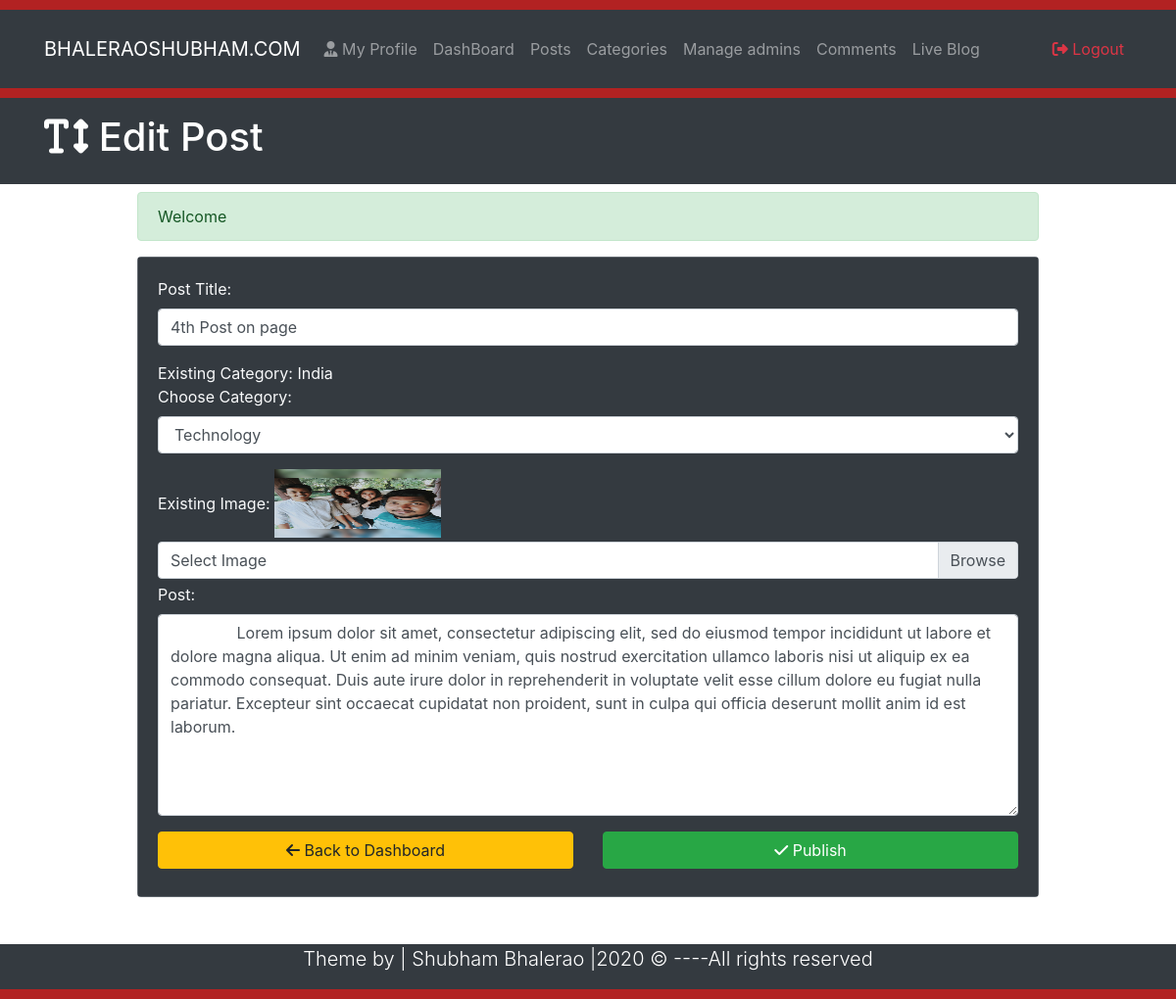
Screenshot of /EditPost.php?id=15 (signed in) with the database file from the repository.
### tables this page shows
CREATE TABLE `posts` (
  `id` int(10) NOT NULL,
  `datetime` varchar(50) NOT NULL,
  `title` varchar(300) NOT NULL,
  `category` varchar(50) NOT NULL,
  `author` varchar(50) NOT NULL,
  `image` varchar(50) NOT NULL,
  `post` varchar(10000) NOT NULL
);

### EditPost.php (the view, shortened to what this page needs)
  <?php
  require_once("Includes/Sessions.php"); ?>
<?php
$SarchQueryParameter = $_GET['id'];
 ?>
<!DOCTYPE html>
<html lang="en" >
  <head>
    <link rel="stylesheet" href="https://stackpath.bootstrapcdn.com/bootstrap/4.5.0/css/bootstrap.min.css">
    <link rel="stylesheet" href="Css/Styles.css">
  </head>
  <body>
            <div style="height:10px; background:#B22222">
            </div>
  <nav class="navbar navbar-expand-lg navbar-dark bg-dark">
    <div class="container" >
      <a href="#" class="navbar-brand"> BHALERAOSHUBHAM.COM </a>
          <div class="collapse navbar-collapse" id="navbarcollapseCMS">
        <ul class="navbar-nav  mr-auto">
           <li class="nav-item">
               <a href="MyProfile.php" class="nav-link"> <i class="fas fa-user-tie"></i> My Profile</a>
           </li>
           <li class="nav-item">
               <a href="Dashboard.php" class="nav-link"> DashBoard</a>
           </li>
           <li class="nav-item">
               <a href="Posts.php" class="nav-link"> Posts </a>
           </li>
           <li class="nav-item">
               <a href="Categories.php" class="nav-link"> Categories </a>
           </li>
           <li class="nav-item">
               <a href="Admins.php" class="nav-link"> Manage admins </a>
           </li>
           <li class="nav-item">
               <a href="Comments.php" class="nav-link"> Comments </a>
           </li>
           <li class="nav-item">
               <a href="Blog.php?page=1" class="nav-link"> Live Blog </a>
           </li>
        </ul>
        <ul class="navbar-nav ml-auto">
            <li class="nav-item"><a href="Logout.php" class="nav-link text-danger"><i class="fas fa-sign-out-alt"></i> Logout</a></li>
        </ul>
          </div>
    </div>
  </nav>
  <div style="height:10px; background:#B22222">
  </div>
<header class="bg-dark text-white py-3">
  <div class="container">
    <div class="row">
      <div class="col-md-12">
        <h1><i class="fas fa-text-height"></i> Edit Post</h1>
      </div>
    </div>
  </div>
</header>
<section class="container py-2 mb-4">
  <div class="row" >
    <div class="offset-lg-1 col-lg-10" style="min-height:400px;" >
      <?php
            echo SuccessMessage();
            global $ConnectingDB;
            $sql  = "SELECT * FROM posts WHERE id='$SarchQueryParameter'";
            $stmt =  $ConnectingDB ->query($sql);
            while ($DataRows=$stmt->fetch()) {
              $TitleToBeUpdated    = $DataRows['title'];
              $CategoryToBeUpdated = $DataRows['category'];
              $ImageToBeUpdated    = $DataRows['image'];
              $PostToBeUpdated     = $DataRows['post'];
            }
       ?>
     <form class="" action="EditPost.php?id=<?php echo $SarchQueryParameter ?>" method="post" enctype="multipart/form-data">
       <div class="card bg-secondary text-light mb-3">
         <div class="card-body bg-dark">
           <div class="form-group">
             <label for="title"> <span class="FieldInfo"> Post Title: </span></label>
             <input class="form-control" type="text" name="PostTitle" id="title" placeholder="Type Title here" value="<?php echo $TitleToBeUpdated; ?>">
          </div>
          <div class="form-group">
            <span class="FieldInfo">Existing Category: </span>
            <?php echo $CategoryToBeUpdated; ?>
            <br>
            <label for="CategoryTitle"> <span class="FieldInfo"> Choose Category: </span></label>
            <select class="form-control" id="CategoryTitle"  name="Category">
                 <?php
                 global $ConnectingDB;
                 $sql = "SELECT id,title FROM category";
                 $stmt = $ConnectingDB->query($sql);
                 while ($DataRows = $stmt->fetch()) {
                   $CategoryName = $DataRows["title"];
                  ?>
                  <option> <?php echo $CategoryName; ?></option>
                  <?php } ?>
               </select>
         </div>
         <div class="form-group mb-1">
           <span class="FieldInfo">Existing Image: </span>
          <img class="mb-1" src="Uploads/<?php echo $ImageToBeUpdated; ?>" width="170px;" height="70px;">
            <div class="custom-file">
            <label for="imageSelect" class="custom-file-label"> Select Image </label>
           </div>
         </div>
         <div class="form-group">
            <label for="Post"><span class="FieldInfo"> Post: </span></label>
            <textarea class="form-control" name="PostDescription" id="Post" rows="8" cols="80">
               <?php echo $PostToBeUpdated; ?>
            </textarea>
          </div>
          <div class="row" >
           <div class="col-lg-6 mb-2">
            <a href="Dashboard.php" class="btn btn-warning btn-block"><i class="fas fa-arrow-left"></i> Back to Dashboard</a>
           </div>
           <div class="col-lg-6 mb-2">
            <button type="submit" name="Submit" class="btn btn-block btn-success">
               <i class="fas fa-check"></i> Publish
            </button>
           </div>
          </div>
         </div>
       </div>
     </form>
    </div>
  </div>
</section>
   <footer class="bg-dark text-white" >
     <div class="container">
         <div class="row">
           <div class="col">
           <p class="lead text-center">Theme by | Shubham Bhalerao |<span id="year"></span> &copy; ----All rights reserved</p>
         </div>
         </div>
     </div>
   </footer>
   <div style="height:10px; background:#B22222">
   </div>
  </body>
</html>

### Css/styles.css (style rules this page uses)
.navbar { min-height: 80px; }

### rows the page displays
posts: PostTitle "4th Post on page", category "India", image (picture), PostDescription "Lorem ipsum dolor sit amet, consectetur adipiscing elit, sed do eiusmod tempor incididunt ut labore et dolore magna aliqua. Ut enim ad minim veniam, quis nostrud exercitation ullamco laboris nisi ut aliquip ex ea commodo consequat. Duis aute irure dolor in reprehenderit in voluptate velit esse cillum dolore eu fugiat nulla pariatur. Excepteur sint occaecat cupidatat non proident, sunt in culpa qui officia deserunt mollit anim id est laborum."

### other values shown
SuccessMessage() "Welcome"
form field Category "Technology"
